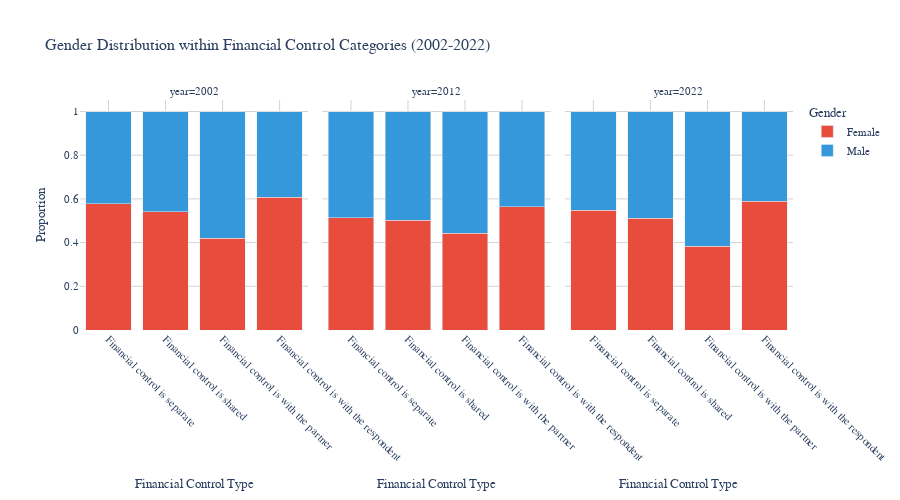

Notebook code cell kept with this figure:
### Code cell
# Gender distribution within each financial control category
gender_by_control = df_combined.groupby(['code_income_control', 'sex', 'year']).size().reset_index(name='count')
gender_by_control_total = df_combined.groupby(['code_income_control', 'year']).size().reset_index(name='total')
gender_by_control = gender_by_control.merge(gender_by_control_total, on=['code_income_control', 'year'])
gender_by_control['proportion'] = gender_by_control['count'] / gender_by_control['total']

# Convert year to string for discrete visualization
gender_by_control['year'] = gender_by_control['year'].astype(str)

fig_gender_control = px.bar(gender_by_control,
                             x='code_income_control',
                             y='proportion',
                             color='sex',
                             facet_col='year',
                             barmode='stack',
                             title='Gender Distribution within Financial Control Categories (2002-2022)',
                             labels={'proportion': 'Proportion',
                                     'code_income_control': 'Financial Control Type',
                                     'sex': 'Gender'},
                             color_discrete_map={'Male': '#3498db', 'Female': '#e74c3c'},
                             height=500)

fig_gender_control.update_layout(
    font=dict(size=11, family='Arial'),
    title_font_size=16,
    plot_bgcolor='white',
    paper_bgcolor='white'
)

fig_gender_control.update_xaxes(showgrid=True, gridwidth=1, gridcolor='lightgray', tickangle=45)
fig_gender_control.update_yaxes(showgrid=True, gridwidth=1, gridcolor='lightgray')

fig_gender_control.show()

### Figure 1 — Plotly figure (JSON) as saved in the notebook; plotly's stock layout.template omitted (floating-point values rounded to 4 significant figures)
{"data": [{"hovertemplate": "Gender=Female<br>year=2002<br>Financial Control Type=%{x}<br>Proportion=%{y}<extra></extra>", "legendgroup": "Female", "marker": {"color": "#e74c3c", "pattern": {"shape": ""}}, "name": "Female", "orientation": "v", "showlegend": true, "textposition": "auto", "type": "bar", "x": ["Financial control is separate", "Financial control is shared", "Financial control is with the partner", "Financial control is with the respondent"], "xaxis": "x", "y": [0.5777, 0.5409, 0.4195, 0.6076], "yaxis": "y"}, {"hovertemplate": "Gender=Female<br>year=2012<br>Financial Control Type=%{x}<br>Proportion=%{y}<extra></extra>", "legendgroup": "Female", "marker": {"color": "#e74c3c", "pattern": {"shape": ""}}, "name": "Female", "orientation": "v", "showlegend": false, "textposition": "auto", "type": "bar", "x": ["Financial control is separate", "Financial control is shared", "Financial control is with the partner", "Financial control is with the respondent"], "xaxis": "x2", "y": [0.5127, 0.5024, 0.4428, 0.563], "yaxis": "y2"}, {"hovertemplate": "Gender=Female<br>year=2022<br>Financial Control Type=%{x}<br>Proportion=%{y}<extra></extra>", "legendgroup": "Female", "marker": {"color": "#e74c3c", "pattern": {"shape": ""}}, "name": "Female", "orientation": "v", "showlegend": false, "textposition": "auto", "type": "bar", "x": ["Financial control is separate", "Financial control is shared", "Financial control is with the partner", "Financial control is with the respondent"], "xaxis": "x3", "y": [0.5472, 0.5124, 0.3832, 0.5902], "yaxis": "y3"}, {"hovertemplate": "Gender=Male<br>year=2002<br>Financial Control Type=%{x}<br>Proportion=%{y}<extra></extra>", "legendgroup": "Male", "marker": {"color": "#3498db", "pattern": {"shape": ""}}, "name": "Male", "orientation": "v", "showlegend": true, "textposition": "auto", "type": "bar", "x": ["Financial control is separate", "Financial control is shared", "Financial control is with the partner", "Financial control is with the respondent"], "xaxis": "x", "y": [0.4223, 0.4591, 0.5805, 0.3924], "yaxis": "y"}, {"hovertemplate": "Gender=Male<br>year=2012<br>Financial Control Type=%{x}<br>Proportion=%{y}<extra></extra>", "legendgroup": "Male", "marker": {"color": "#3498db", "pattern": {"shape": ""}}, "name": "Male", "orientation": "v", "showlegend": false, "textposition": "auto", "type": "bar", "x": ["Financial control is separate", "Financial control is shared", "Financial control is with the partner", "Financial control is with the respondent"], "xaxis": "x2", "y": [0.4873, 0.4976, 0.5572, 0.437], "yaxis": "y2"}, {"hovertemplate": "Gender=Male<br>year=2022<br>Financial Control Type=%{x}<br>Proportion=%{y}<extra></extra>", "legendgroup": "Male", "marker": {"color": "#3498db", "pattern": {"shape": ""}}, "name": "Male", "orientation": "v", "showlegend": false, "textposition": "auto", "type": "bar", "x": ["Financial control is separate", "Financial control is shared", "Financial control is with the partner", "Financial control is with the respondent"], "xaxis": "x3", "y": [0.4528, 0.4876, 0.6168, 0.4098], "yaxis": "y3"}], "layout": {"annotations": [{"font": {}, "showarrow": false, "text": "year=2002", "x": 0.16, "xanchor": "center", "xref": "paper", "y": 1, "yanchor": "bottom", "yref": "paper"}, {"font": {}, "showarrow": false, "text": "year=2012", "x": 0.5, "xanchor": "center", "xref": "paper", "y": 1, "yanchor": "bottom", "yref": "paper"}, {"font": {}, "showarrow": false, "text": "year=2022", "x": 0.84, "xanchor": "center", "xref": "paper", "y": 1, "yanchor": "bottom", "yref": "paper"}], "barmode": "stack", "font": {"family": "Arial", "size": 11}, "height": 500, "legend": {"title": {"text": "Gender"}, "tracegroupgap": 0}, "paper_bgcolor": "white", "plot_bgcolor": "white", "title": {"font": {"size": 16}, "text": "Gender Distribution within Financial Control Categories (2002-2022)"}, "xaxis": {"anchor": "y", "domain": [0, 0.32], "gridcolor": "lightgray", "gridwidth": 1, "showgrid": true, "tickangle": 45, "title": {"text": "Financial Control Type"}}, "xaxis2": {"anchor": "y2", "domain": [0.34, 0.66], "gridcolor": "lightgray", "gridwidth": 1, "matches": "x", "showgrid": true, "tickangle": 45, "title": {"text": "Financial Control Type"}}, "xaxis3": {"anchor": "y3", "domain": [0.68, 1.0], "gridcolor": "lightgray", "gridwidth": 1, "matches": "x", "showgrid": true, "tickangle": 45, "title": {"text": "Financial Control Type"}}, "yaxis": {"anchor": "x", "domain": [0, 1], "gridcolor": "lightgray", "gridwidth": 1, "showgrid": true, "title": {"text": "Proportion"}}, "yaxis2": {"anchor": "x2", "domain": [0, 1], "gridcolor": "lightgray", "gridwidth": 1, "matches": "y", "showgrid": true, "showticklabels": false}, "yaxis3": {"anchor": "x3", "domain": [0, 1], "gridcolor": "lightgray", "gridwidth": 1, "matches": "y", "showgrid": true, "showticklabels": false}}}
